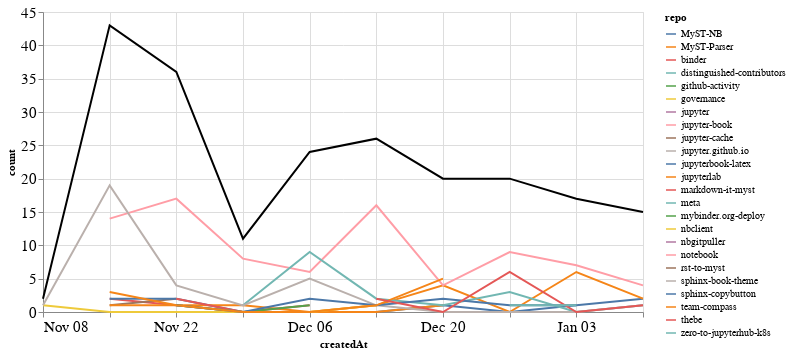

The notebook cell saved with this chart:
### Markdown cell above
### Comments

### Code cell
comments_time = comments.groupby('repo').resample('W', on='createdAt').count()['author'].reset_index()
comments_time = comments_time.rename(columns={'author': 'count'})
comments_time_total = comments_time.groupby('createdAt').agg({"count": "sum"}).reset_index()
ch1 = alt.Chart(comments_time, width=600).mark_line().encode(
    x='createdAt',
    y='count',
    color='repo',
    tooltip="repo"
)

ch2 = alt.Chart(comments_time_total, width=600).mark_line(color="black").encode(
    x='createdAt',
    y='count',
)

ch1 + ch2

### Figure 1 — Vega-Lite specification as saved in the notebook (floating-point values rounded to 4 significant figures)
{"config": {"axisLeft": {"labelFontSize": 15}, "axisBottom": {"labelFontSize": 15}}, "layer": [{"data": {"name": "data-a517ecc66a81b2fb20fa83fe1539a2f3"}, "mark": "line", "encoding": {"color": {"type": "nominal", "field": "repo"}, "tooltip": {"type": "nominal", "field": "repo"}, "x": {"type": "temporal", "field": "createdAt"}, "y": {"type": "quantitative", "field": "count"}}, "width": 600}, {"data": {"name": "data-b036e01c3bab8013f0652f609b49618f"}, "mark": {"type": "line", "color": "black"}, "encoding": {"x": {"type": "temporal", "field": "createdAt"}, "y": {"type": "quantitative", "field": "count"}}, "width": 600}], "$schema": "https://vega.github.io/schema/vega-lite/v4.8.1.json", "datasets": {"data-a517ecc66a81b2fb20fa83fe1539a2f3": [{"repo": "MyST-NB", "createdAt": "2020-11-22T00:00:00", "count": 2}, {"repo": "MyST-NB", "createdAt": "2020-11-29T00:00:00", "count": 0}, {"repo": "MyST-NB", "createdAt": "2020-12-06T00:00:00", "count": 0}, {"repo": "MyST-NB", "createdAt": "2020-12-13T00:00:00", "count": 0}, {"repo": "MyST-NB", "createdAt": "2020-12-20T00:00:00", "count": 1}, {"repo": "MyST-NB", "createdAt": "2020-12-27T00:00:00", "count": 0}, {"repo": "MyST-NB", "createdAt": "2021-01-03T00:00:00", "count": 1}, {"repo": "MyST-NB", "createdAt": "2021-01-10T00:00:00", "count": 2}, {"repo": "MyST-Parser", "createdAt": "2020-11-22T00:00:00", "count": 1}, {"repo": "MyST-Parser", "createdAt": "2020-11-29T00:00:00", "count": 0}, {"repo": "MyST-Parser", "createdAt": "2020-12-06T00:00:00", "count": 0}, {"repo": "MyST-Parser", "createdAt": "2020-12-13T00:00:00", "count": 1}, {"repo": "MyST-Parser", "createdAt": "2020-12-20T00:00:00", "count": 4}, {"repo": "MyST-Parser", "createdAt": "2020-12-27T00:00:00", "count": 0}, {"repo": "MyST-Parser", "createdAt": "2021-01-03T00:00:00", "count": 6}, {"repo": "MyST-Parser", "createdAt": "2021-01-10T00:00:00", "count": 2}, {"repo": "binder", "createdAt": "2020-11-15T00:00:00", "count": 2}, {"repo": "binder", "createdAt": "2020-11-22T00:00:00", "count": 1}, {"repo": "distinguished-contributors", "createdAt": "2020-12-20T00:00:00", "count": 1}, {"repo": "github-activity", "createdAt": "2020-12-13T00:00:00", "count": 1}, {"repo": "governance", "createdAt": "2020-11-22T00:00:00", "count": 1}, {"repo": "jupyter", "createdAt": "2020-12-20T00:00:00", "count": 1}, {"repo": "jupyter-book", "createdAt": "2020-11-15T00:00:00", "count": 14}, {"repo": "jupyter-book", "createdAt": "2020-11-22T00:00:00", "count": 17}, {"repo": "jupyter-book", "createdAt": "2020-11-29T00:00:00", "count": 8}, {"repo": "jupyter-book", "createdAt": "2020-12-06T00:00:00", "count": 6}, {"repo": "jupyter-book", "createdAt": "2020-12-13T00:00:00", "count": 16}, {"repo": "jupyter-book", "createdAt": "2020-12-20T00:00:00", "count": 4}, {"repo": "jupyter-book", "createdAt": "2020-12-27T00:00:00", "count": 9}, {"repo": "jupyter-book", "createdAt": "2021-01-03T00:00:00", "count": 7}, {"repo": "jupyter-book", "createdAt": "2021-01-10T00:00:00", "count": 4}, {"repo": "jupyter-cache", "createdAt": "2020-11-15T00:00:00", "count": 1}, {"repo": "jupyter-cache", "createdAt": "2020-11-22T00:00:00", "count": 2}, {"repo": "jupyter.github.io", "createdAt": "2021-01-10T00:00:00", "count": 2}, {"repo": "jupyterbook-latex", "createdAt": "2020-11-15T00:00:00", "count": 2}, {"repo": "jupyterbook-latex", "createdAt": "2020-11-22T00:00:00", "count": 2}, {"repo": "jupyterlab", "createdAt": "2020-11-15T00:00:00", "count": 1}, {"repo": "jupyterlab", "createdAt": "2020-11-22T00:00:00", "count": 1}, {"repo": "jupyterlab", "createdAt": "2020-11-29T00:00:00", "count": 1}, {"repo": "jupyterlab", "createdAt": "2020-12-06T00:00:00", "count": 0}, {"repo": "jupyterlab", "createdAt": "2020-12-13T00:00:00", "count": 0}, {"repo": "jupyterlab", "createdAt": "2020-12-20T00:00:00", "count": 1}, {"repo": "markdown-it-myst", "createdAt": "2020-11-22T00:00:00", "count": 2}, {"repo": "markdown-it-myst", "createdAt": "2020-11-29T00:00:00", "count": 0}, {"repo": "markdown-it-myst", "createdAt": "2020-12-06T00:00:00", "count": 1}, {"repo": "meta", "createdAt": "2020-11-29T00:00:00", "count": 1}, {"repo": "meta", "createdAt": "2020-12-06T00:00:00", "count": 9}, {"repo": "meta", "createdAt": "2020-12-13T00:00:00", "count": 2}, {"repo": "meta", "createdAt": "2020-12-20T00:00:00", "count": 1}, {"repo": "meta", "createdAt": "2020-12-27T00:00:00", "count": 3}, {"repo": "meta", "createdAt": "2021-01-03T00:00:00", "count": 0}, {"repo": "meta", "createdAt": "2021-01-10T00:00:00", "count": 1}, {"repo": "mybinder.org-deploy", "createdAt": "2020-11-22T00:00:00", "count": 1}, {"repo": "mybinder.org-deploy", "createdAt": "2020-11-29T00:00:00", "count": 0}, {"repo": "mybinder.org-deploy", "createdAt": "2020-12-06T00:00:00", "count": 1}, {"repo": "nbclient", "createdAt": "2020-11-08T00:00:00", "count": 1}, {"repo": "nbclient", "createdAt": "2020-11-15T00:00:00", "count": 0}, {"repo": "nbclient", "createdAt": "2020-11-22T00:00:00", "count": 0}, {"repo": "nbclient", "createdAt": "2020-11-29T00:00:00", "count": 0}, {"repo": "nbclient", "createdAt": "2020-12-06T00:00:00", "count": 0}, {"repo": "nbclient", "createdAt": "2020-12-13T00:00:00", "count": 1}, {"repo": "nbgitpuller", "createdAt": "2021-01-10T00:00:00", "count": 2}, {"repo": "notebook", "createdAt": "2020-11-15T00:00:00", "count": 1}, {"repo": "rst-to-myst", "createdAt": "2021-01-03T00:00:00", "count": 1}, {"repo": "sphinx-book-theme", "createdAt": "2020-11-08T00:00:00", "count": 1}, {"repo": "sphinx-book-theme", "createdAt": "2020-11-15T00:00:00", "count": 19}, {"repo": "sphinx-book-theme", "createdAt": "2020-11-22T00:00:00", "count": 4}, {"repo": "sphinx-book-theme", "createdAt": "2020-11-29T00:00:00", "count": 1}, {"repo": "sphinx-book-theme", "createdAt": "2020-12-06T00:00:00", "count": 5}, {"repo": "sphinx-book-theme", "createdAt": "2020-12-13T00:00:00", "count": 1}, {"repo": "sphinx-book-theme", "createdAt": "2020-12-20T00:00:00", "count": 0}, {"repo": "sphinx-book-theme", "createdAt": "2020-12-27T00:00:00", "count": 0}, {"repo": "sphinx-book-theme", "createdAt": "2021-01-03T00:00:00", "count": 0}, {"repo": "sphinx-book-theme", "createdAt": "2021-01-10T00:00:00", "count": 1}, {"repo": "sphinx-copybutton", "createdAt": "2020-11-22T00:00:00", "count": 1}, {"repo": "sphinx-copybutton", "createdAt": "2020-11-29T00:00:00", "count": 0}, {"repo": "sphinx-copybutton", "createdAt": "2020-12-06T00:00:00", "count": 2}, {"repo": "sphinx-copybutton", "createdAt": "2020-12-13T00:00:00", "count": 1}, {"repo": "sphinx-copybutton", "createdAt": "2020-12-20T00:00:00", "count": 2}, {"repo": "sphinx-copybutton", "createdAt": "2020-12-27T00:00:00", "count": 1}, {"repo": "sphinx-copybutton", "createdAt": "2021-01-03T00:00:00", "count": 1}, {"repo": "team-compass", "createdAt": "2020-11-15T00:00:00", "count": 3}, {"repo": "team-compass", "createdAt": "2020-11-22T00:00:00", "count": 1}, {"repo": "team-compass", "createdAt": "2020-11-29T00:00:00", "count": 0}, {"repo": "team-compass", "createdAt": "2020-12-06T00:00:00", "count": 0}, {"repo": "team-compass", "createdAt": "2020-12-13T00:00:00", "count": 1}, {"repo": "team-compass", "createdAt": "2020-12-20T00:00:00", "count": 5}, {"repo": "thebe", "createdAt": "2020-12-13T00:00:00", "count": 2}, {"repo": "thebe", "createdAt": "2020-12-20T00:00:00", "count": 0}, {"repo": "thebe", "createdAt": "2020-12-27T00:00:00", "count": 6}, {"repo": "thebe", "createdAt": "2021-01-03T00:00:00", "count": 0}, {"repo": "thebe", "createdAt": "2021-01-10T00:00:00", "count": 1}, {"repo": "zero-to-jupyterhub-k8s", "createdAt": "2020-12-27T00:00:00", "count": 1}, {"repo": "zero-to-jupyterhub-k8s", "createdAt": "2021-01-03T00:00:00", "count": 1}], "data-b036e01c3bab8013f0652f609b49618f": [{"createdAt": "2020-11-08T00:00:00", "count": 2}, {"createdAt": "2020-11-15T00:00:00", "count": 43}, {"createdAt": "2020-11-22T00:00:00", "count": 36}, {"createdAt": "2020-11-29T00:00:00", "count": 11}, {"createdAt": "2020-12-06T00:00:00", "count": 24}, {"createdAt": "2020-12-13T00:00:00", "count": 26}, {"createdAt": "2020-12-20T00:00:00", "count": 20}, {"createdAt": "2020-12-27T00:00:00", "count": 20}, {"createdAt": "2021-01-03T00:00:00", "count": 17}, {"createdAt": "2021-01-10T00:00:00", "count": 15}]}}
